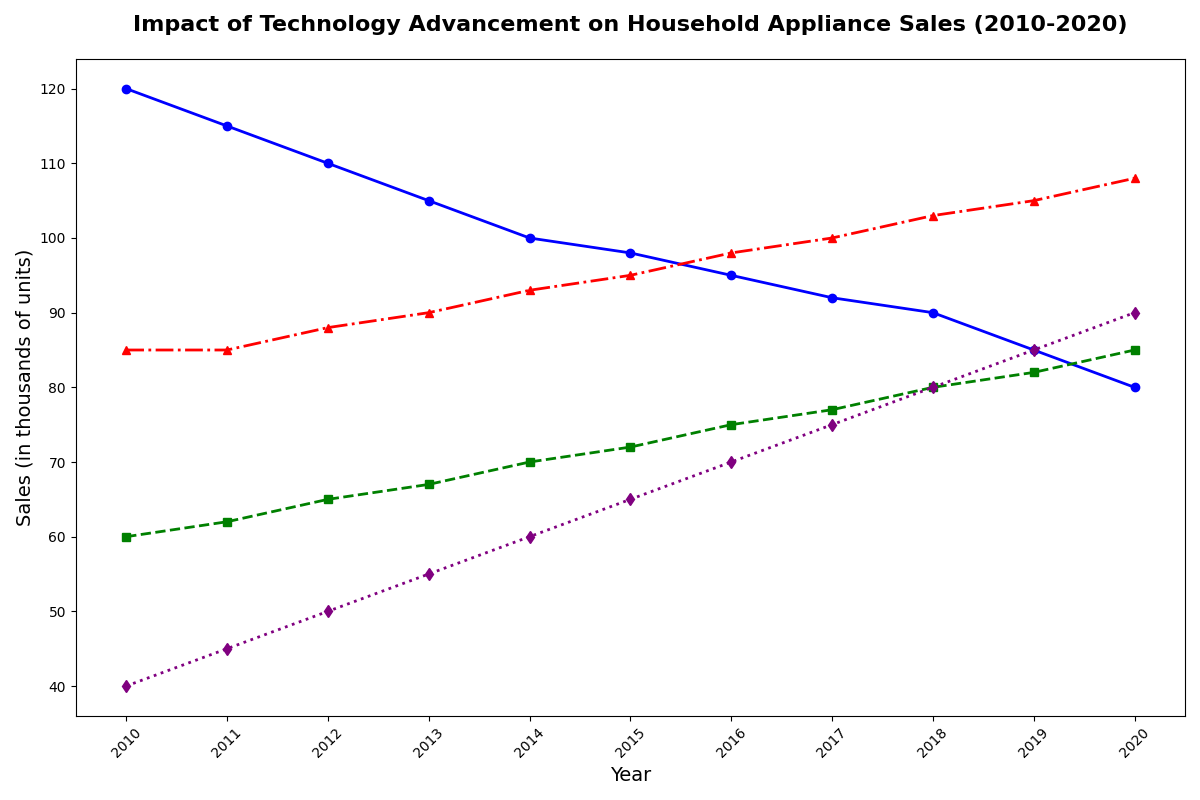

Generate this figure with Python:
import matplotlib.pyplot as plt
import numpy as np

years = np.arange(2010, 2021)
televisions = np.array([120, 115, 110, 105, 100, 98, 95, 92, 90, 85, 80])
microwaves = np.array([60, 62, 65, 67, 70, 72, 75, 77, 80, 82, 85])
refrigerators = np.array([85, 85, 88, 90, 93, 95, 98, 100, 103, 105, 108])
washing_machines = np.array([40, 45, 50, 55, 60, 65, 70, 75, 80, 85, 90])

fig, ax = plt.subplots(figsize=(12, 8))

ax.plot(years, televisions, color='blue', marker='o', linestyle='-', linewidth=2, markersize=6)
ax.plot(years, microwaves, color='green', marker='s', linestyle='--', linewidth=2, markersize=6)
ax.plot(years, refrigerators, color='red', marker='^', linestyle='-.', linewidth=2, markersize=6)
ax.plot(years, washing_machines, color='purple', marker='d', linestyle=':', linewidth=2, markersize=6)

ax.set_title('Impact of Technology Advancement on Household Appliance Sales (2010-2020)', fontsize=16, fontweight='bold', pad=20)
ax.set_xlabel('Year', fontsize=14)
ax.set_ylabel('Sales (in thousands of units)', fontsize=14)
ax.set_xticks(years)
ax.set_xticklabels(years, rotation=45)

plt.tight_layout()
plt.show()
